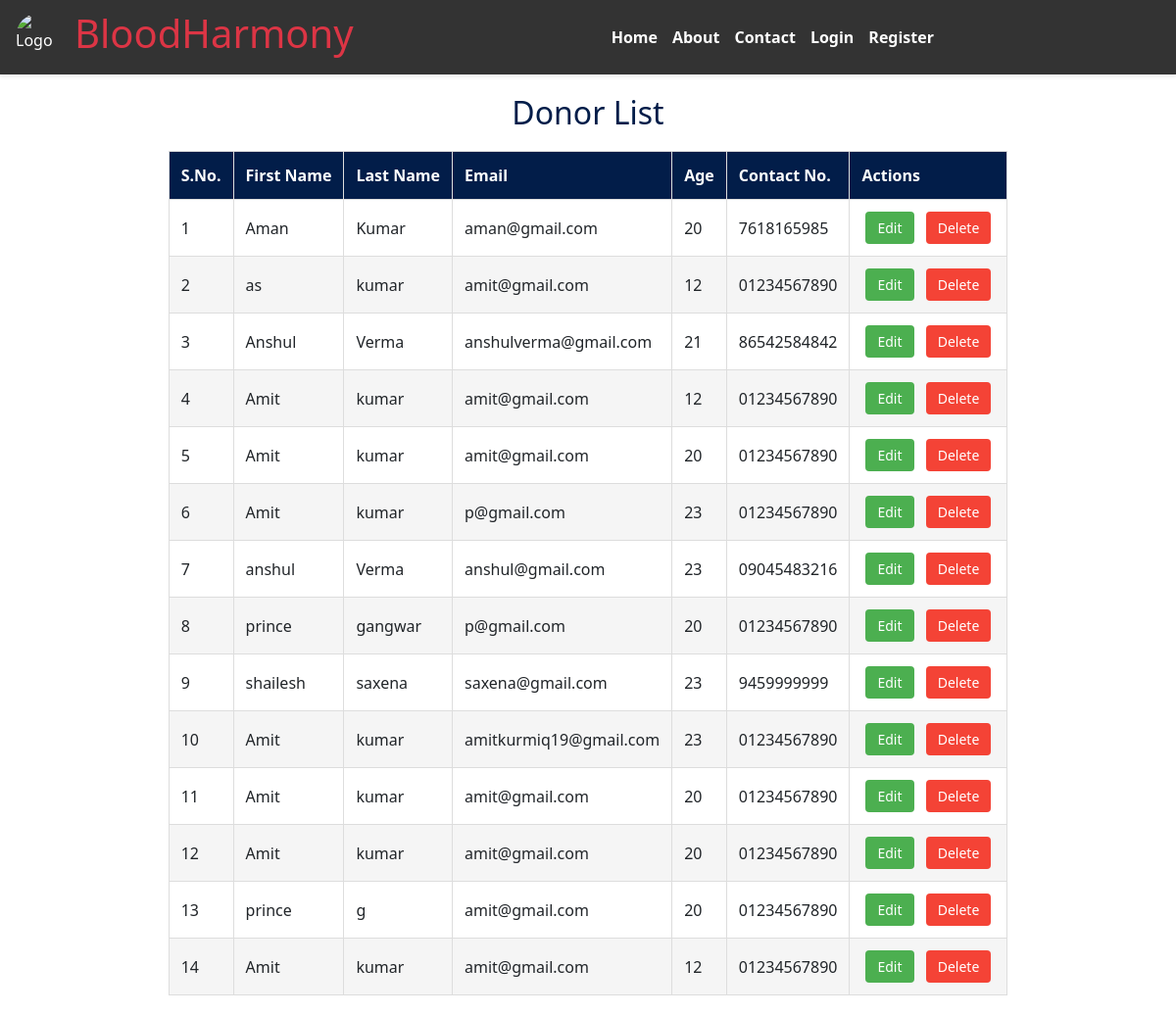
/donors/, run on an earlier commit of the app's database.
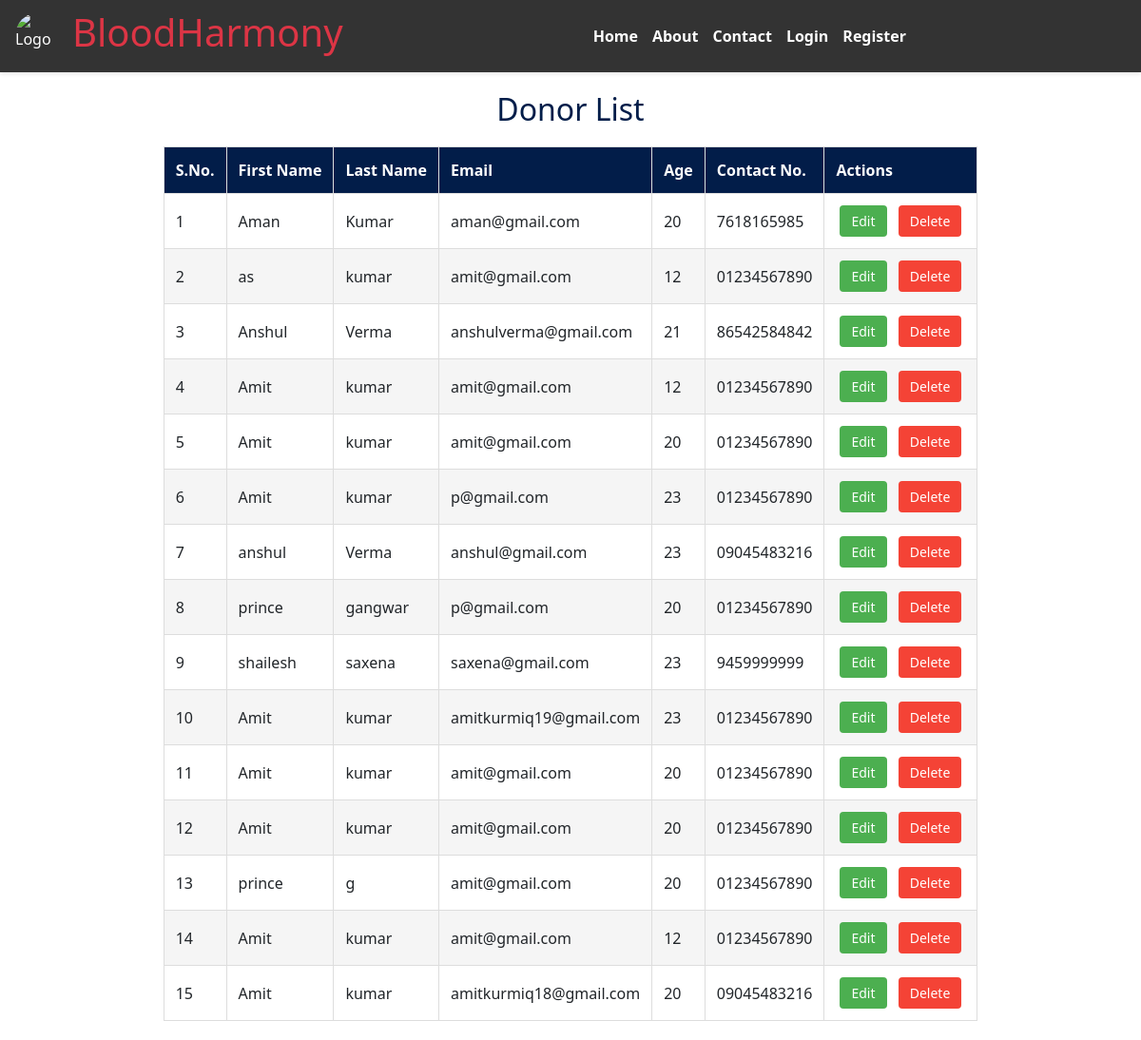
And on a later commit of the database.
### donor/models.py (models this page shows, shortened)
class DonorProfile(models.Model):
    user = models.OneToOneField(UserProfile, on_delete=models.CASCADE)
    first_name = models.CharField(max_length=30)
    last_name = models.CharField(max_length=30)
    age = models.IntegerField()
    contact_number = models.CharField(max_length=15)

class UserProfile(models.Model):
    user = models.OneToOneField(User, on_delete=models.CASCADE)
    user_type = models.CharField(max_length=20)
    otp = models.CharField(max_length=6, null=True, blank=True)
    email_verified = models.BooleanField(default=False)

### donor/views.py (the view)
# urls.py: path('donors/', views.donor_list_view, name='donor_list'),
def donor_list_view(request):
    donors = DonorProfile.objects.all()
    context = {'donors': donors}
    return render(request, 'donor/donor_list.html', context)

### donor/templates/donor/donor_list.html (shortened to what this page needs)
{% extends "home.html" %}
{% block content %}
<div class="donor-list-container">
    <h2 class="donor-list-title">Donor List</h2>
    <table id="donor-table">
        <thead>
            <tr>
                <th>S.No.</th>
                <th>First Name</th>
                <th>Last Name</th>
                <th>Email</th>
                <th>Age</th>
                <th>Contact No.</th>
                <th>Actions</th>
            </tr>
        </thead>
        <tbody>
            {% for donor in donors %}
            <tr>
                <td>{{ forloop.counter }}</td>
                <td>{{ donor.first_name }}</td>
                <td>{{ donor.last_name }}</td>
                <td>{{ donor.user.user.email }}</td>
                <td>{{ donor.age }}</td>
                <td>{{ donor.contact_number }}</td>
                <td>
                    <a href="{% url 'edit_donor' donor.id %}" class="action-btn edit">Edit</a>
                    <a href="{% url 'delete_donor' donor.id %}" class="action-btn delete">Delete</a>
                </td>
            </tr>
            {% empty %}
            <tr>
                <td colspan="7" style="text-align: center;">No donors available.</td>
            </tr>
            {% endfor %}
        </tbody>
    </table>
</div>
{% endblock %}

What changed in the data, as far as the page shows it:
added DonorProfile: first_name "Amit", last_name "kumar", user.user.email "amitkurmiq18@gmail.com", age "20", contact_number "09045483216"
